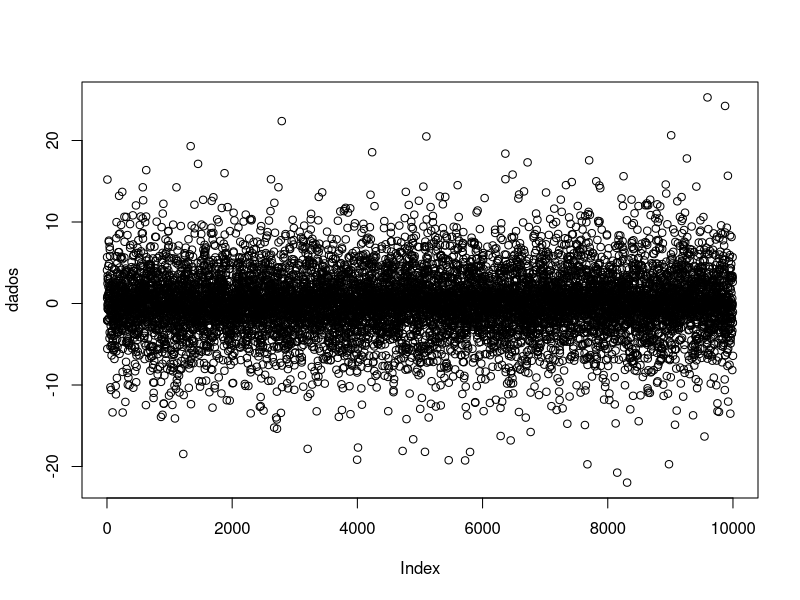
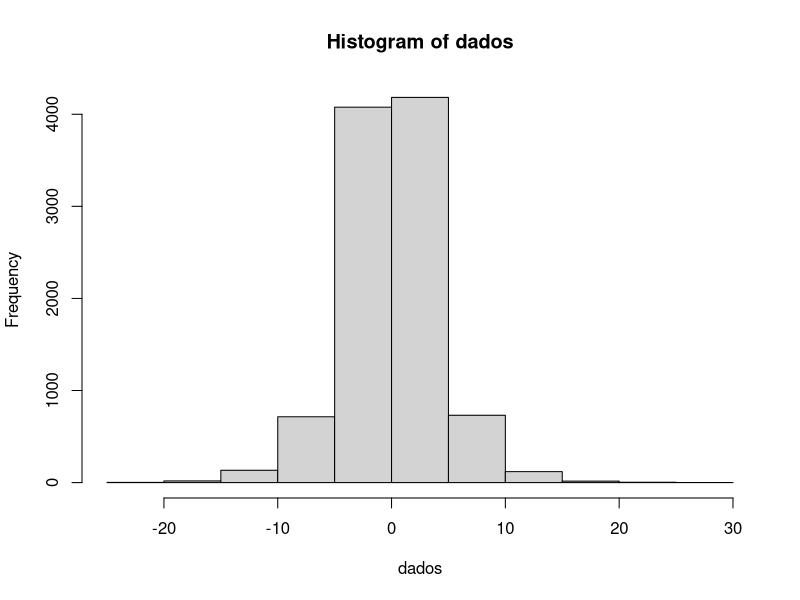
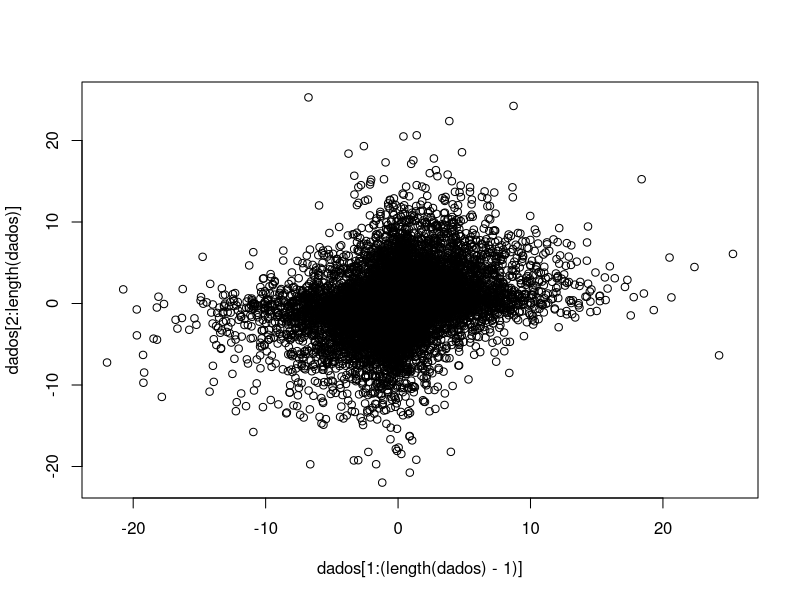

The R script that drew these images, in order:
############################################################
###### gerador das amostras ################################
############################################################

# funcao que gera a amostra

# obs: para a exponencial, especificar apenas a media
# obs: para a t, especificar apenas a variancia - senao, sera gerada uma t nao central
# obs: alpha é um parâmetro entre -1 e 1 que controla a dependencia; alpha=0 implica independencia

generate_sample = function(distribution, average, variance, alpha, n){
  if(alpha < -1 | alpha > 1){
    return("Error: alpha must be in [-1, 1] range")
  }else{
    if(alpha == 0){
      u = runif(n)
    }else{
      u = runif(1)
      for(i in 1:(n-1)){
        Fau = runif(1)
        Ux = u[length(u)]
        Un = v = (1 + alpha*(1-(2*Ux)) - sqrt((1 + alpha*(1-(2*Ux)))^2 - 4*Fau*alpha*(1-(2*Ux)))) / (2*alpha*(1-(2*Ux)))
        u = c(u, Un)
      }
    }
    if(distribution == "normal"){
      x = qnorm(p=u, mean = average, sd = sqrt(variance))
    }
    if(distribution == "exponential"){
      x = qexp(p=u, rate = 1/average)
    }
    if(distribution == "uniform"){
      x = qunif(p=u, min = average - sqrt(3*variance), max = average + sqrt(3*variance))
    }
    if(distribution == "t"){
      x = average + qt(p=u, df = 2*(variance/(variance-1)))
    }
    if(distribution == "laplace"){
      x = c()
      for(i in 1:n){
        if(u[i] < 1/2){
          xi = average + log(2*u[i])*sqrt(variance/2)
        }else{
          xi = average - log(2-(2*u[i]))*sqrt(variance/2)
        }
        x = c(x, xi)
      }
    }
    return(x)
  }
}

# testando o codigo:

dados = generate_sample(distribution = "laplace", average = 0, variance = 16, alpha = 1, n = 10000)

plot(dados)
hist(dados)
mean(dados)
sd(dados)

# pela teoria de copulas, a correlacao de spearman entre duas observacoes consecutivas ? alpha/3. Verifique:

plot(dados[1:(length(dados)-1)], dados[2:length(dados)])
cor(dados[1:(length(dados)-1)], dados[2:length(dados)], method = 'spearman')

############################################################
###### gerador dos intervalos ##############################
############################################################

# ao contrario da funcao "sd" do R, essa funcao calcular o estimador plug-in
# isto e, usamos n no deminador (e n?o n-1)

sd_plug = function(x){return(sqrt(sum((x-mean(x))^2)/length(x)))}

# normal interval:

normal_interval = function(amostra, B, confidence, parameter){
  qinf = (1-confidence)/2
  qsup = confidence + qinf
  z_value = abs(qnorm(qinf))
  estimates = numeric(B)
  if(parameter == "mean"){
    for(i in 1:B){
      resample <- sample(amostra, size = length(amostra), replace = TRUE)
      estimates[i] <- mean(resample)
    }
  }
  if(parameter == "sd"){
    for(i in 1:B){
      resample <- sample(amostra, size = length(amostra), replace = TRUE)
      estimates[i] <- sd_plug(resample)
    }
  }
  q1 = mean(estimates) - z_value*sd(estimates)
  q2 = mean(estimates) + z_value*sd(estimates)
  return(c(q1, q2))
}

normal_interval(amostra = dados, B = 200, confidence = 0.95, parameter = "mean")
normal_interval(amostra = dados, B = 200, confidence = 0.95, parameter = "sd")

# bayesian interval:

rdirch = function(n){
  x = c(0, runif(n-1), 1)
  x = sort(x)
  x = diff(x)
  return(x)
}

bayesian_interval = function(amostra, B, confidence, parameter){
  qinf = (1-confidence)/2
  qsup = confidence + qinf
  estimates = c()
  if(parameter == "mean"){
    for(i in 1:B){
      theta = rdirch(length(amostra))
      estimates = c(estimates, sum(theta*amostra))
    }
  }
  if(parameter == "sd"){
    for(i in 1:B){
      theta = rdirch(length(amostra))
      sam_mean = sum(theta*amostra)
      estimates = c(estimates, sqrt(sum(theta * (amostra - sam_mean)^2 )))
    }
  } 
  q1 = as.numeric(quantile(estimates, qinf))
  q2 = as.numeric(quantile(estimates, qsup))
  return(c(q1, q2))
}

bayesian_interval(amostra = dados, B = 200, confidence = 0.95, parameter = "mean")
bayesian_interval(amostra = dados, B = 200, confidence = 0.95, parameter = "sd")


# bootstrap-t interval:

boot_t_interval = function(amostra, B, B_2, confidence, parameter){
  qinf = (1-confidence)/2
  qsup = confidence + qinf
  estimates = c()
  ses = c()
  for(i in 1:B){
    x = sample(amostra, size = length(amostra), replace = T)
    if(parameter == "mean"){
      estimates = c(estimates, mean(x))
      nested_estimates = c()
      for (j in 1:(B_2)) {
        xn = sample(x, size = length(x), replace = T)
        nested_estimates = c(nested_estimates, mean(xn))
      }
    }
    if(parameter == "sd"){
      estimates = c(estimates, sd_plug(x))
      nested_estimates = c()
      for (j in 1:(B_2)) {
        xn = sample(x, size = length(x), replace = T)
        nested_estimates = c(nested_estimates, sd_plug(xn))
      }
    }
    se = sd_plug(nested_estimates)
    ses = c(ses, se)
  }
  if(parameter == "mean"){
    z = (estimates-mean(amostra))/ses
    se_global = sqrt(sum((estimates - mean(amostra))^2)/B)
    q1 = mean(amostra) - (as.numeric(quantile(z, qsup)) * se_global)
    q2 = mean(amostra) - (as.numeric(quantile(z, qinf)) * se_global)
  }
  if(parameter == "sd"){
    z = (estimates - sd_plug(amostra))/ses
    se_global = sqrt(sum((estimates - sd_plug(amostra))^2)/B)
    q1 = sd_plug(amostra) - (as.numeric(quantile(z, qsup)) * se_global)
    q2 = sd_plug(amostra) - (as.numeric(quantile(z, qinf)) * se_global)
  }
  return(c(q1, q2))
}

boot_t_interval(amostra = dados, B = 100, B_2 = 20, confidence = 0.95, parameter = "mean")
boot_t_interval(amostra = dados, B = 100, B_2 = 20, confidence = 0.95, parameter = "sd")


# quantile interval:

quantile_interval = function(amostra, B, confidence, parameter){
  qinf = (1-confidence)/2
  qsup = confidence + qinf
  estimates = c()
  if(parameter == "mean"){
    for(i in 1:B){
      x = sample(amostra, size = length(amostra), replace = T)
      estimates = c(estimates, mean(x))
    }
  }
  if(parameter == "sd"){
    for(i in 1:B){
      x = sample(amostra, size = length(amostra), replace = T)
      estimates = c(estimates, sd_plug(x))
    }
  }
  q1 = as.numeric(quantile(estimates, qinf))
  q2 = as.numeric(quantile(estimates, qsup))
  return(c(q1, q2))
}

quantile_interval(amostra = dados, B = 200, confidence = 0.95, parameter = "mean")
quantile_interval(amostra = dados, B = 200, confidence = 0.95, parameter = "sd")

# better bootstrap:

better_interval = function(amostra, B, confidence, parameter){
  sd_plug = function(x){return(sqrt(sum((x-mean(x))^2)/length(x)))}
  qinf = (1-confidence)/2
  qsup = confidence + qinf
  estimates = c()
  if(parameter == "mean"){
    for(i in 1:B){
      x = sample(amostra, size = length(amostra), replace = T)
      estimates = c(estimates, mean(x))
    }
  }
  if(parameter == "sd"){
    for(i in 1:B){
      x = sample(amostra, size = length(amostra), replace = T)
      estimates = c(estimates, sd_plug(x))
    }
  }
  est_del = c()
  if(parameter == "mean"){
    for(i in 1:B){
      est_del = c(est_del, mean(amostra[-i]))
    }
    z0 = qnorm(sum(estimates < mean(amostra))/B)
    a0 = sum((mean(est_del) - est_del)^3) / (6*(sum((mean(est_del) - est_del)^2))^(3/2))
  }
  if(parameter == "sd"){
    for(i in 1:B){
      est_del = c(est_del, sd_plug(amostra[-i]))
    }
    z0 = qnorm(sum(estimates < sd_plug(amostra))/B)
    a0 = sum((mean(est_del) - est_del)^3) / (6*(sum((mean(est_del) - est_del)^2))^(3/2))
  }
  
  alpha1 = pnorm(z0 + ((z0 + as.numeric(qnorm(qinf))))/(1 - (a0*(z0 + as.numeric(qnorm(qinf))))))
  alpha2 = pnorm(z0 + ((z0 + as.numeric(qnorm(qsup))))/(1 - (a0*(z0 + as.numeric(qnorm(qsup))))))
  
  q1 = as.numeric(quantile(estimates, alpha1))
  q2 = as.numeric(quantile(estimates, alpha2))
  return(c(q1, q2))
}


better_interval(amostra = dados, B = 200, confidence = 0.95, param = "mean")
better_interval(amostra = dados, B = 200, confidence = 0.95, param = "sd")


save(rdirch, sd_plug, quantile_interval, generate_sample, boot_t_interval,
     better_interval, bayesian_interval, normal_interval, file = 'functions.Rdata')
